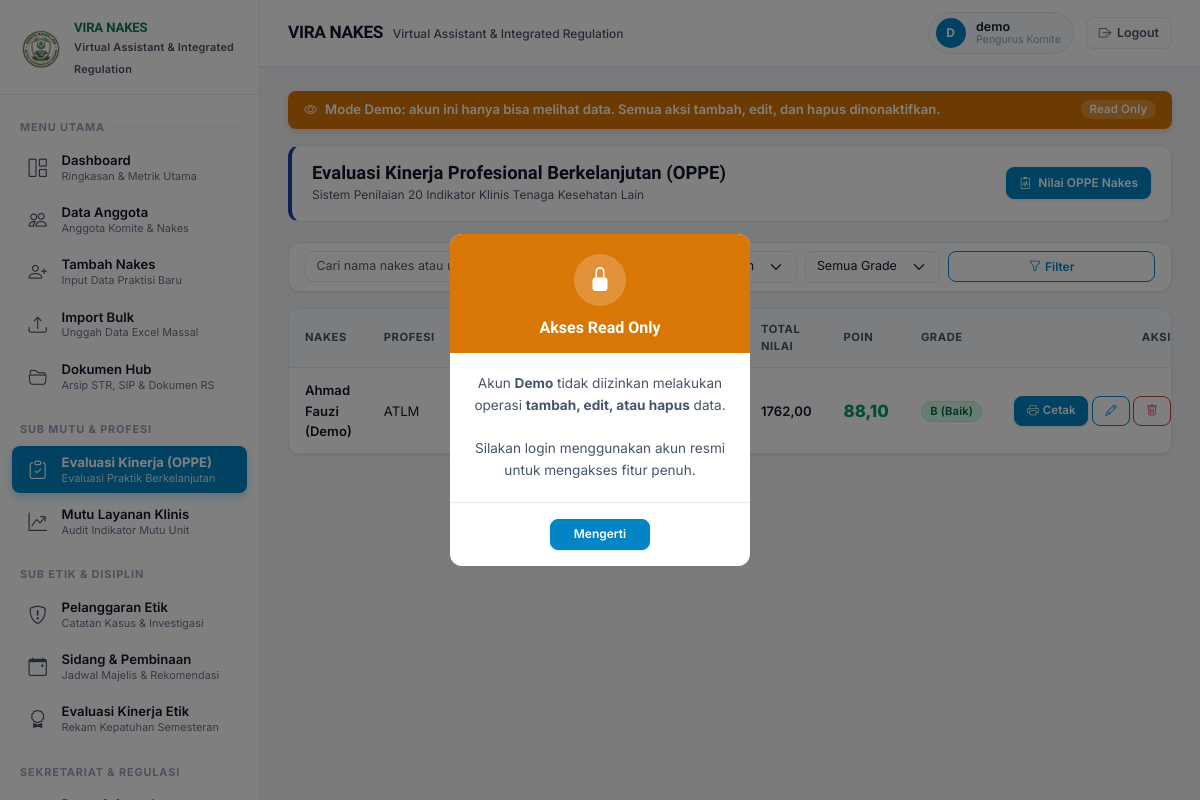
Page /oppe/ (signed in) on the committed database.
### nakes/models.py (models this page shows, shortened)
class EvaluasiOPPE(models.Model):
    GRADE_CHOICES = [
        ('B', 'Baik'),
        ('C', 'Cukup'),
        ('K', 'Kurang'),
    ]
    INDIKATOR_LABELS = [
        ('perilaku', 'A. Perilaku', [
            'Komunikasi dengan pasien',
            'Komunikasi dengan keluarga pasien',
            'Komunikasi dengan sejawat',
            'Komunikasi dengan pimpinan',
            'Kemampuan memahami dan menghargai sejawat, tenaga medis, paramedis serta seluruh pegawai RS',
            'Keaktifan dalam menjalankan budaya 5R (Ringkas, Rapi, Resik, Rawat, Rajin)',
            'Ketepatan waktu dalam semua kegiatan RS serta komitmen terhadap pekerjaan dan peraturan',
        ]),
        ('profesional', 'B. Pengembangan Profesional', [
            'Komitmen mengembangkan profesionalitas secara berkelanjutan',
            'Komitmen mengembangkan praktik-praktik etika',
            'Pemahaman terhadap peraturan perundang-undangan tentang pelayanan kesehatan',
            'Kepatuhan terhadap kebijakan dan prosedur pelayanan rumah sakit',
        ]),
        ('kinerja', 'C. Kinerja Klinik', [
            'Memberikan asuhan pasien dengan profesional, santun dan islami',
            'Memberikan edukasi pada pasien',
            'Memahami dan menghargai hak pasien dan keluarga',
            'Kemampuan menjalankan tugas individu sesuai dengan kompetensi',
            'Kemampuan mengelola sejumlah tugas dalam satu pekerjaan',
            'Kemampuan merespon dan mengelola kejadian irregular dan masalah',
            'Kemampuan menyesuaikan diri dengan tanggung jawab dan harapan lingkungan',
            'Keterlibatan dalam peningkatan mutu dan keselamatan pasien',
            'Kepatuhan terhadap Standar Prosedur Operasional (SPO)',
        ]),
    ]
    nakes = models.ForeignKey(Nakes, on_delete=models.CASCADE, related_name='oppe_set', verbose_name='Tenaga Kesehatan')
    tahun = models.PositiveIntegerField('Tahun Evaluasi')
    tanggal_evaluasi = models.DateField('Tanggal Evaluasi')
    skor_perilaku_1 = _skor_field()
    skor_perilaku_2 = _skor_field()
    skor_perilaku_3 = _skor_field()
    skor_perilaku_4 = _skor_field()
    skor_perilaku_5 = _skor_field()
    skor_perilaku_6 = _skor_field()
    skor_perilaku_7 = _skor_field()
    skor_profesional_1 = _skor_field()
    skor_profesional_2 = _skor_field()
    skor_profesional_3 = _skor_field()
    skor_profesional_4 = _skor_field()
    skor_kinerja_1 = _skor_field()
    skor_kinerja_2 = _skor_field()
    skor_kinerja_3 = _skor_field()
    skor_kinerja_4 = _skor_field()
    skor_kinerja_5 = _skor_field()
    skor_kinerja_6 = _skor_field()
    skor_kinerja_7 = _skor_field()
    skor_kinerja_8 = _skor_field()
    skor_kinerja_9 = _skor_field()
    total_nilai = models.DecimalField('Total Nilai', max_digits=7, decimal_places=2, default=0, editable=False)
    poin_penilaian = models.DecimalField('Poin Penilaian', max_digits=5, decimal_places=2, default=0, editable=False)
    grade = models.CharField('Grade', max_length=1, choices=GRADE_CHOICES, default='K', editable=False)
    penilai_nama = models.CharField('Nama Penilai / Atasan Langsung', max_length=200, blank=True)
    penilai_nip = models.CharField('NIP Penilai', max_length=50, blank=True)
    mengetahui_nama = models.CharField('Nama Manajer / Ka. Instalasi', max_length=200, blank=True)
    mengetahui_nip = models.CharField('NIP Manajer / Ka. Instalasi', max_length=50, blank=True)
    pegawai_nip = models.CharField('NIP Pegawai yang Dinilai', max_length=50, blank=True)
    created_at = models.DateTimeField(auto_now_add=True)
    updated_at = models.DateTimeField(auto_now=True)
    created_by = models.ForeignKey(settings.AUTH_USER_MODEL, on_delete=models.SET_NULL, null=True, related_name='oppe_created')
    class Meta:
        verbose_name = 'Evaluasi OPPE'
        verbose_name_plural = 'Evaluasi OPPE'
        ordering = ['-tahun', '-tanggal_evaluasi']
        unique_together = [('nakes', 'tahun')]
    @property
    def grade_display(self):
        return {'B': 'Baik', 'C': 'Cukup', 'K': 'Kurang'}.get(self.grade, '-')

class Nakes(models.Model):
    STATUS_KREDENSIAL_CHOICES = [
        ('Belum Pengajuan', 'Belum Pengajuan'),
        ('Dalam Proses', 'Dalam Proses'),
        ('Selesai', 'Selesai'),
    ]
    KEWENANGAN_CHOICES = [
        ('Aktif', 'Aktif'),
        ('Evaluasi', 'Evaluasi'),
        ('Proses', 'Proses'),
        ('Tidak Aktif', 'Tidak Aktif'),
    ]
    nama = models.CharField(max_length=200)
    profesi = models.ForeignKey(Profesi, on_delete=models.PROTECT, related_name='nakes_list')
    unit_kerja = models.CharField(max_length=200)
    no_str = models.CharField('Nomor STR', max_length=50, unique=True)
    masa_berlaku_str = models.DateField('Masa Berlaku STR')
    no_sip = models.CharField('Nomor SIP', max_length=50, unique=True)
    masa_berlaku_sip = models.DateField('Masa Berlaku SIP')
    status_kredensial = models.CharField(max_length=20, choices=STATUS_KREDENSIAL_CHOICES, default='Belum Pengajuan')
    kewenangan_klinis = models.CharField(max_length=20, choices=KEWENANGAN_CHOICES, default='Proses')
    catatan = models.TextField(blank=True)
    created_at = models.DateTimeField(auto_now_add=True)
    updated_at = models.DateTimeField(auto_now=True)
    created_by = models.ForeignKey(
        settings.AUTH_USER_MODEL,
        on_delete=models.SET_NULL,
        null=True,
        related_name='nakes_created',
    )
    class Meta:
        verbose_name = 'Tenaga Kesehatan'
        verbose_name_plural = 'Tenaga Kesehatan'
        ordering = ['nama']

class Profesi(models.Model):
    nama = models.CharField(max_length=100, unique=True)
    class Meta:
        verbose_name = 'Profesi'
        verbose_name_plural = 'Profesi'
        ordering = ['nama']

### nakes/views.py (the view)
# urls.py: path('oppe/', views.oppe_list, name='oppe_list'),
@login_required
def oppe_list(request):
    qs = demo_qs(EvaluasiOPPE.objects.select_related('nakes', 'nakes__profesi'), request.user)
    q = request.GET.get('q', '').strip()
    tahun = request.GET.get('tahun', '').strip()
    grade = request.GET.get('grade', '').strip()
    if q:
        qs = qs.filter(Q(nakes__nama__icontains=q) | Q(nakes__unit_kerja__icontains=q))
    if tahun:
        qs = qs.filter(tahun=tahun)
    if grade:
        qs = qs.filter(grade=grade)
    years = EvaluasiOPPE.objects.values_list('tahun', flat=True).distinct().order_by('-tahun')
    context = {
        'oppe_list': qs,
        'q': q,
        'tahun': tahun,
        'grade': grade,
        'years': years,
    }
    return render(request, 'nakes/oppe_list.html', context)

### nakes/views.py (called while the page is built)
def is_demo(user):
    return user.is_authenticated and user.username == DEMO_USERNAME

def demo_qs(qs, user, field='created_by'):
    if is_demo(user):
        return qs.filter(**{f'{field}__username': DEMO_USERNAME})
    return qs.exclude(**{f'{field}__username': DEMO_USERNAME})

### templates/nakes/oppe_list.html (shortened to what this page needs)
{% extends "base.html" %}
{% block content %}
<div class="page-header-box domain-mutu">
    <div>
        <h1 class="page-title-text">Evaluasi Kinerja Profesional Berkelanjutan (OPPE)</h1>
        <p class="page-subtitle-text">Sistem Penilaian 20 Indikator Klinis Tenaga Kesehatan Lain</p>
    </div>
    <a href="{% url 'nakes:oppe_create' %}" class="btn btn-primary btn-sm">
        <i class="bi bi-clipboard2-pulse me-1"></i> Nilai OPPE Nakes
    </a>
</div>
<div class="card mb-3">
    <div class="card-body py-2 px-3">
        <form method="get" class="row g-2 align-items-center">
            <div class="col-12 col-md-5">
            </div>
            <div class="col-6 col-md-2">
            </div>
            <div class="col-6 col-md-2">
                <select name="grade" class="form-select form-select-sm">
                    <option value="">Semua Grade</option>
                </select>
            </div>
            <div class="col-12 col-md-3 d-flex gap-1">
                <button type="submit" class="btn btn-outline-primary btn-sm flex-grow-1">
                    <i class="bi bi-funnel me-1"></i>Filter
                </button>
            </div>
        </form>
    </div>
</div>
<div class="d-none d-md-block">
    <div class="card">
        <div class="table-responsive">
            <table class="table table-hover mb-0">
                <thead>
                    <tr>
                        <th>Nakes</th>
                        <th>Profesi</th>
                        <th>Unit Kerja</th>
                        <th>Tahun</th>
                        <th>Tgl Evaluasi</th>
                        <th>Total Nilai</th>
                        <th>Poin</th>
                        <th>Grade</th>
                        <th class="text-end">Aksi</th>
                    </tr>
                </thead>
                <tbody>
                    {% for o in oppe_list %}
                    <tr>
                        <td>
                            <a href="{% url 'nakes:oppe_detail' o.pk %}" style="text-decoration:none;font-weight:600;color:var(--text-primary);">{{ o.nakes.nama }}</a>
                        </td>
                        <td>{{ o.nakes.profesi.nama }}</td>
                        <td style="color:var(--text-secondary);font-size:0.8rem;">{{ o.nakes.unit_kerja }}</td>
                        <td><span class="badge badge-status-neutral">{{ o.tahun }}</span></td>
                        <td style="color:var(--text-muted);font-size:0.8rem;">{{ o.tanggal_evaluasi|date:"d/m/Y" }}</td>
                        <td style="font-weight:600;">{{ o.total_nilai }}</td>
                        <td>
                            <span style="font-weight:800;font-size:1.05rem;{% if o.poin_penilaian >= 80 %}color:#059669;{% elif o.poin_penilaian >= 60 %}color:#D97706;{% else %}color:#DC2626;{% endif %}">
                                {{ o.poin_penilaian }}
                            </span>
                        </td>
                        <td>
                            <span class="badge {% if o.grade == 'B' %}badge-status-success{% elif o.grade == 'C' %}badge-status-warning{% else %}badge-status-danger{% endif %}">
                                {{ o.grade }} ({{ o.grade_display }})
                            </span>
                        </td>
                        <td class="text-end" style="white-space:nowrap;">
                            <a href="{% url 'nakes:oppe_detail' o.pk %}" class="btn btn-sm btn-primary" style="font-size:0.72rem;" title="Cetak / Lembar Penilaian">
                                <i class="bi bi-printer me-1"></i>Cetak
                            </a>
                            <a href="{% url 'nakes:oppe_update' o.pk %}" class="btn btn-sm btn-outline-primary" style="font-size:0.72rem;" title="Edit">
                                <i class="bi bi-pencil"></i>
                            </a>
                            <form method="post" action="{% url 'nakes:oppe_delete' o.pk %}" class="d-inline" onsubmit="return confirm('Hapus penilaian OPPE ini?')">
                                <button type="submit" class="btn btn-sm btn-outline-danger" style="font-size:0.72rem;" title="Hapus">
                                    <i class="bi bi-trash"></i>
                                </button>
                            </form>
                        </td>
                    </tr>
                    {% endfor %}
                </tbody>
            </table>
        </div>
    </div>
</div>
{% endblock %}

### templates/base.html (shortened to what this page needs)
{% load static %}
<!DOCTYPE html>
<html lang="id">
<head>
    <link href="https://cdn.jsdelivr.net/npm/bootstrap@5.3.3/dist/css/bootstrap.min.css" rel="stylesheet">
    <link href="https://cdn.jsdelivr.net/npm/bootstrap-icons@1.11.3/font/bootstrap-icons.min.css" rel="stylesheet">
</head>
<body>
    <aside class="sidebar-desktop d-none d-md-flex flex-column">
        <div class="sidebar-brand">
            <div class="sidebar-brand-logo">
                <img src="{% static 'img/logo-vira.png' %}" alt="VIRA NAKES">
            </div>
            <div class="sidebar-brand-text">
                <h6>VIRA NAKES</h6>
                <small>Virtual Assistant &amp; Integrated Regulation</small>
            </div>
        </div>
        {% include "includes/sidebar_nav.html" %}
    </aside>
    <div class="main-content">
        <header class="d-none d-md-flex top-bar">
            <div class="page-heading">
                <h5>VIRA NAKES</h5>
                <small>Virtual Assistant &amp; Integrated Regulation</small>
            </div>
            <div class="user-pill">
                <div class="user-info">
                    <div class="user-avatar">
                        {{ request.user.username|first|upper }}
                    </div>
                    <div class="user-text">
                        <span class="user-name">{{ request.user.get_full_name|default:request.user.username }}</span>
                        <span class="user-role">{% if request.user.is_superuser %}Administrator KTKL{% else %}Pengurus Komite{% endif %}</span>
                    </div>
                </div>
                <form method="post" action="{% url 'accounts:logout' %}" class="d-inline">
                    <button type="submit" class="btn-logout">
                        <i class="bi bi-box-arrow-right"></i> Logout
                    </button>
                </form>
            </div>
        </header>
        <main class="content-area">
            {% if request.user.username == 'demo' %}
            <div style="background:#D97706;color:#fff;padding:0.55rem 1rem;border-radius:0.5rem;margin-bottom:1rem;display:flex;align-items:center;justify-content:space-between;gap:1rem;font-size:0.82rem;font-weight:600;box-shadow:0 2px 6px rgba(217,119,6,0.3);">
                <span><i class="bi bi-eye me-2"></i>Mode Demo: akun ini hanya bisa melihat data. Semua aksi tambah, edit, dan hapus dinonaktifkan.</span>
                <span class="badge" style="background:rgba(255,255,255,0.2);color:#fff;font-size:0.72rem;white-space:nowrap;">Read Only</span>
            </div>
            {% endif %}
            {% block content %}{% endblock %}
        </main>
    </div>
    {% if request.user.username == 'demo' %}
    <div class="modal fade" id="readonlyModal" tabindex="-1" aria-hidden="true">
        <div class="modal-dialog modal-dialog-centered modal-sm">
            <div class="modal-content" style="border-radius:0.75rem;border:none;overflow:hidden;">
                <div style="background:#D97706;padding:1.25rem 1.5rem 1rem;text-align:center;">
                    <div style="width:52px;height:52px;background:rgba(255,255,255,0.2);border-radius:50%;display:flex;align-items:center;justify-content:center;margin:0 auto 0.75rem;">
                        <i class="bi bi-lock-fill" style="font-size:1.5rem;color:#fff;"></i>
                    </div>
                    <h6 style="margin:0;color:#fff;font-size:1rem;font-weight:800;">Akses Read Only</h6>
                </div>
                <div class="modal-body text-center" style="padding:1.25rem 1.5rem;">
                    <p style="margin:0;font-size:0.85rem;color:#475569;line-height:1.6;">
                        Akun <strong>Demo</strong> tidak diizinkan melakukan operasi <strong>tambah, edit, atau hapus</strong> data.<br><br>
                        Silakan login menggunakan akun resmi untuk mengakses fitur penuh.
                    </p>
                </div>
                <div class="modal-footer justify-content-center" style="border-top:1px solid #E2E8F0;padding:0.75rem 1rem;">
                    <button type="button" class="btn btn-sm btn-primary" data-bs-dismiss="modal" style="min-width:100px;">Mengerti</button>
                </div>
            </div>
        </div>
    </div>
    {% endif %}
</body>
</html>

### rows in the picture
EvaluasiOPPE: nakes.nama "Ahmad Fauzi (Demo)", nakes.profesi.nama "ATLM", total_nilai "1762,00", poin_penilaian "88,10", grade "B", grade_display "Baik"

### other values in the picture
{{ request.user.username|first|upper }} "D"
{{ request.user.get_full_name|default:request.user.username }} "demo"
